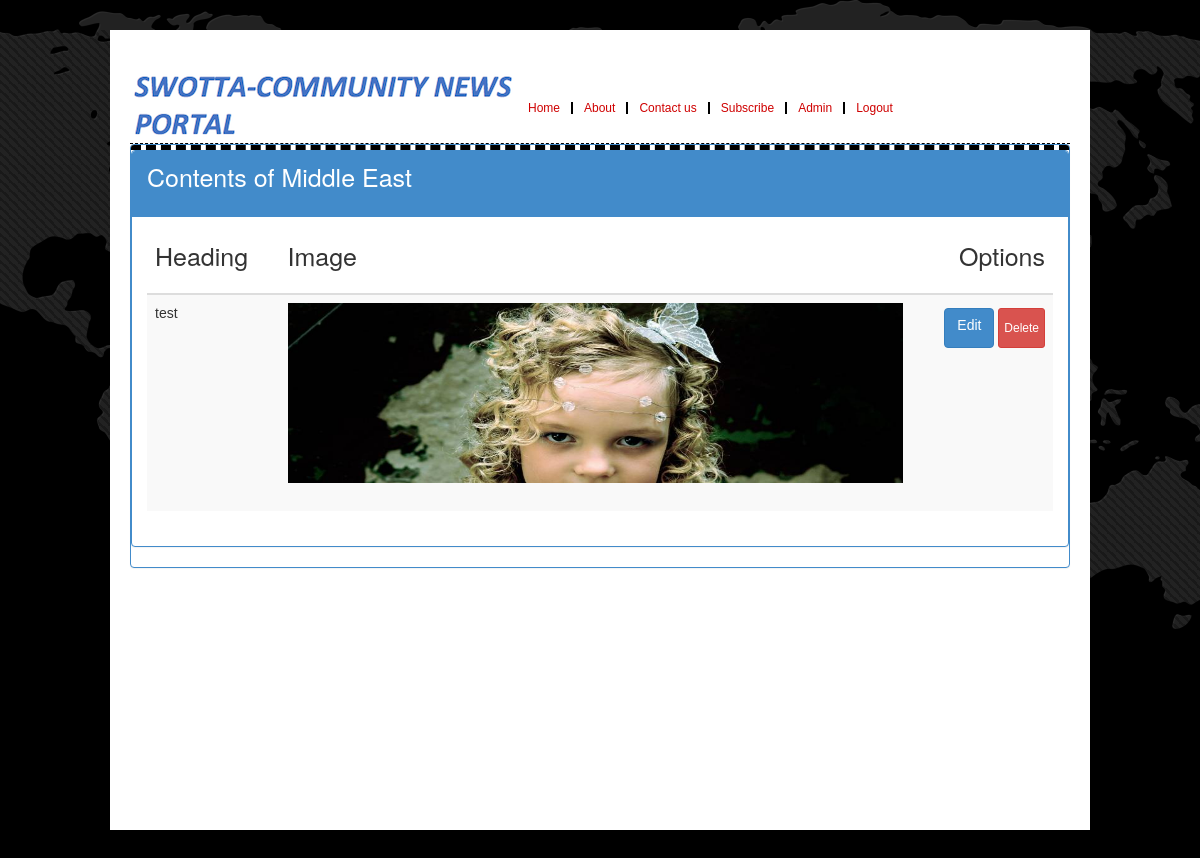
The page /findContents.php?cid=1&cname=WORLDNEWS&sid=2&sname=Middle East (signed in) on the database its author committed.
### tables this page shows
CREATE TABLE `content` (
  `id` int(30) NOT NULL,
  `scid` int(20) NOT NULL,
  `cid` int(11) NOT NULL,
  `head` text NOT NULL,
  `body` mediumtext NOT NULL,
  `createdat` timestamp NOT NULL DEFAULT CURRENT_TIMESTAMP,
  `image` text NOT NULL,
  `readcount` int(11) DEFAULT '0'
);

### php/allFunctions.php (called while the page is built, shortened)
<?php
include "php/dbConnection.php";
  function getContents($cid, $scid){
    global $connection;
    $query = "SELECT * FROM content WHERE cid='$cid' AND scid='$scid' ORDER BY createdat DESC";
    return mysqli_query($connection, $query);
  }
?>

### findContents.php (the view, shortened to what this page needs)
<?php
        include "php/dbConnection.php";
        include "php/allFunctions.php";
        include_once('content.php');
      if(isset($_GET['cid']) && isset($_GET['sid']) && isset($_GET['cname']) && isset($_GET['sname']))
      {
        $cid=$_GET['cid'];
        $sid=$_GET['sid'];
        $sname=$_GET['sname'];
        $contents=getContents($cid,$sid);
      }
?>
<!DOCTYPE html PUBLIC "-//W3C//DTD XHTML 1.0 Transitional//EN" "http://www.w3.org/TR/xhtml1/DTD/xhtml1-transitional.dtd">
<html xmlns="http://www.w3.org/1999/xhtml">
<head>
<link rel="stylesheet" type="text/css" href="assets/font/font-awesome.min.css" />
<link rel="stylesheet" type="text/css" href="assets/font/font.css" />
<link rel="stylesheet" type="text/css" href="assets/css/bootstrap.min.css" media="screen" />
<link rel="stylesheet" type="text/css" href="assets/css/style.css" media="screen" />
<link rel="stylesheet" type="text/css" href="assets/css/myStyle.css" media="screen" />
<link rel="stylesheet" type="text/css" href="assets/css/responsive.css" media="screen" />
<link rel="stylesheet" type="text/css" href="assets/css/jquery.bxslider.css" media="screen" />
</head>
<body>
<div class="body_wrapper">
  <div class="center">
    <div class="header_area">
      <div class="logo floatleft"><a href="#"><img src="images/logo12.png" alt="" /></a></div>
       <br>
       <br>
       <br>
       <br>
      <span class="top_menu">
        <ul>
          <li><a href="index.php">Home</a></li>
          <li><a href="#">About</a></li>
          <li><a href="#">Contact us</a></li>
          <li><a href="#">Subscribe</a></li>
            <?php
          if(isset($_SESSION['email'])){
                if(isset($_SESSION['admin'])){
                  print('<li><a href="admin.php">Admin</a></li>');
                }
                  print('<li><a href="logout.php">Logout</a></li>');
              }
               else {
                print('<li><a href="login.php">Login</a></li>');
             }
        ?>
        </ul>
      </span>
   </div>
      <section>
        <div class="panel panel-primary">
                              <div class="row">
                              <div class="col-md-12">
                                   <div style="border-top: 5px dashed black"></div>
                                             <div class="panel panel-primary">
                                                <div class="panel-heading">
                                                  <span> <h2>Contents of <?php echo $sname; ?></h2></span>
                                                </div>
                                                <div class="panel-body" id="pBody">
                                              <table class="table-striped table">
                                               <thead>
                                                    <tr>
                                                    <th><h2>Heading</h2></th>
                                                    <th><h2>Image </h2></th>
                                                    <th><h2 class="pull-right">Options</h2></th>
                                                  </tr>
                                                </thead>
                                                          <tbody id="cBody">
                               <?php
                               if(isset($contents)){
                                    while ($row=mysqli_fetch_assoc($contents)) {
                                     printf("<tr>");
                                      printf('<td>
                                        <div id="%s">
                                          <span>%s</span>
                                          <div id="print"></div>
                                        </div>
                                        </td>', $row['id'], $row['head']);
                                       printf('<td>
                                        <div class="image_position">
                                          <img src="%s" class="img img-responsive image_size_compression" >
                                        </div>
                                        </td>',$row['image']);
                                      printf('<td>
                                                              <span class="pull-right">
                                        <a type="button" class ="btn btn-primary" href="editContentsDetails.php?id=%s">Edit </a>
                                         <button class="btn btn-xs btn-danger" type="button" data-toggle="modal" data-target="#%sconfirmDelete" data-title="Delete User" data-message="Are you sure you want to delete this user ?">Delete </button>
                                       </span>
                                        </td>
                                        <div class="modal fade" id="%sconfirmDelete" role="dialog" aria-labelledby="confirmDeleteLabel" aria-hidden="true">
                                            <div class="modal-dialog">
                                              <div class="modal-content">
                                                <div class="modal-header">
                                                  <button type="button" class="close" data-dismiss="modal" aria-hidden="true">&times;</button>
                                                  <h4 class="modal-title">Delete Parmanently</h4>
                                                </div>
                                                <div class="modal-body">
                                                  <p>Are you sure about this ?</p>
                                                </div>
                                                <div class="modal-footer">
                                                  <button type="button" class="btn btn-default" data-dismiss="modal">Cancel</button>
                                                    <button type="button" data-dismiss="modal" class="btn btn-danger" id="confirm"  onclick=deleteContent(\'%s\',\'%s\',\'%s\')>Delete</button>
                                                 </div>
                                              </div>
                                            </div>
                                          </div>
                                        ',$row['id'], $row['id'], $row['id'], $row['id'], $row['cid'], $row['scid']);
                                     print("</tr>");
                                  }
                                                    }
                                                               ?>
                                                          </tbody>
                                                    </table>
                                                  </div>
                                             </div>
                               </div>
              </div>
        </div>
      </section>
     </div>
  </div>
</body>
</html>

### assets/css/style.css (style rules this page uses)
* { margin:0; padding:0 }
body { font-family:Arial; line-height:13px; background:url("images/site_bg.png") top center no-repeat fixed #000; min-height: 100vh; }
a { text-decoration:none }
input[type=submit] h1, h2, h4, h5, h6 { font-weight:normal; margin:0 0 15px }
h2 { font-size:25px; line-height: 30px }
img { max-width:100%; height:auto }
.floatleft { float:left }
.center { min-height: 100vh; width:980px; display:block; margin:0 auto; padding:20px; background:#fff; transition:all 1.3s ease 0s; -moz-transition:all 1.3s ease 0s; -webkit-transition:all 1.3s ease 0s; -o-transition:all 1.3s ease 0s; -ms-transition:all 1.3s ease 0s }
div { overflow:hidden }
.body_wrapper { min-height: 100vh; background:url("images/body_bg.png") repeat; margin-top:30px; margin-bottom:30px }
.logo { margin-top:20px }
.top_menu { margin-left:60px; margin-top:60px; width:330px }
.top_menu ul { list-style:none outside none; margin:0; padding:0 }
.top_menu ul li { float:left; border-right:2px solid #000 }
.top_menu ul li:last-child { border-right:none }
.top_menu ul li a { color:#CF0000; display:block; font-size:12px; padding:0 11px; line-height:12px }

### assets/css/myStyle.css (style rules this page uses)
.fc,.btn { margin:5px 0px 5px 0px; height: 40px; }
.header_area { border-bottom: 0.5px dashed black; }
.image_position { min-width: 100%; min-height: 200px; }
.image_size_compression { min-width: 100%; min-height: 180px; max-height: 180px;" }

### rows shown on the page
content: head "test", image (picture)

### other values the page prints
$sname "Middle East"
